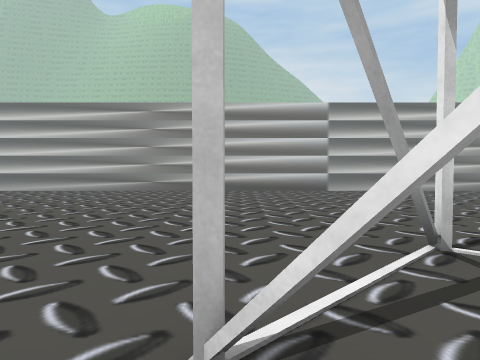
view 1 (above)

24 first-person views from a walk through a scene from a Unity 3-D project. The camera is 1.3 m above the floor, tilts 2° down and sees 70° across. The floor is counted in squares, 2 m on a side. Each view is taken from the middle of a square. On the plan, view 1 faces up. The plan holds only what a view shows up to about 10 squares ahead; the rest is blank. The place goes on beyond the plan. Some trees and plants on the terrain are drawn as simple stand-ins. Some surface patterns are stand-ins.

view 2
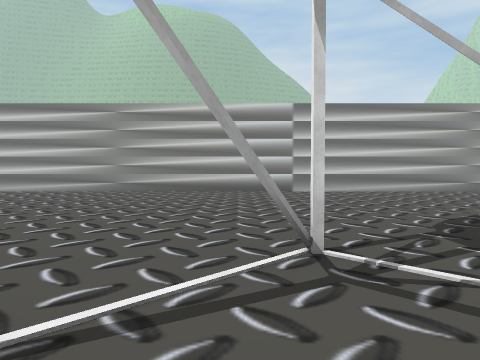

view 3
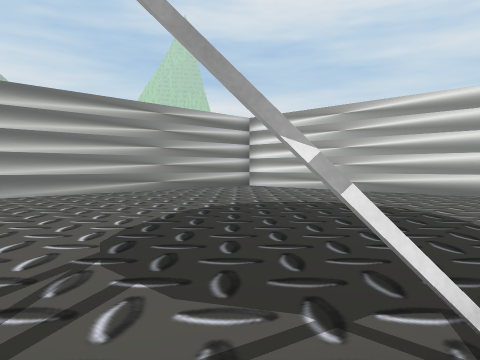

view 4
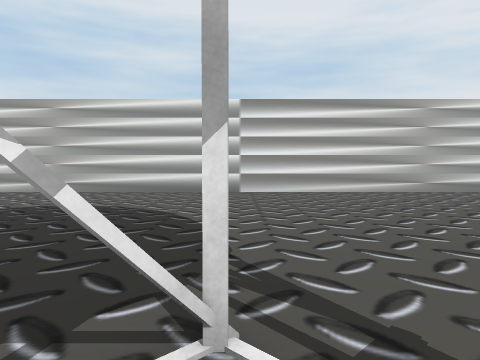

view 5
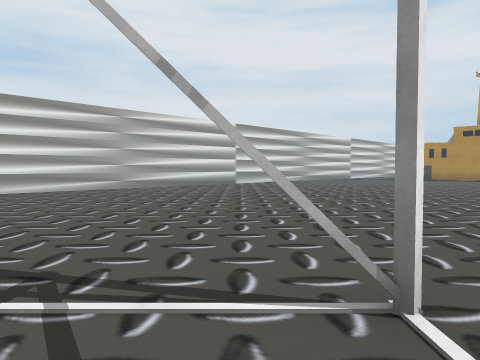

view 6
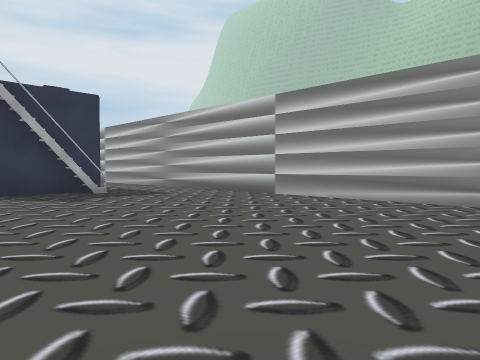

view 7
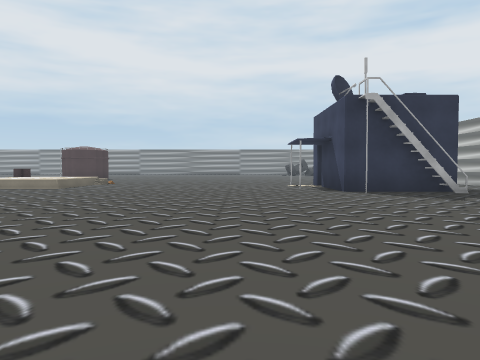

view 8
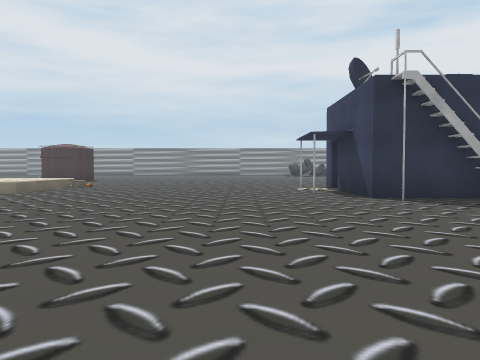

view 9
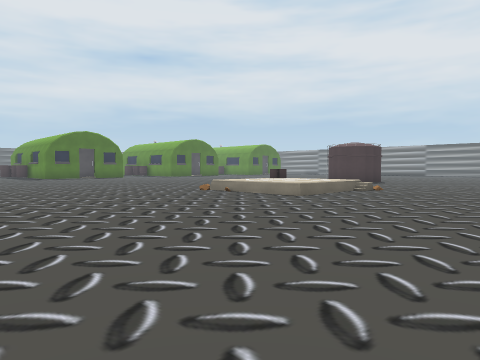

view 10
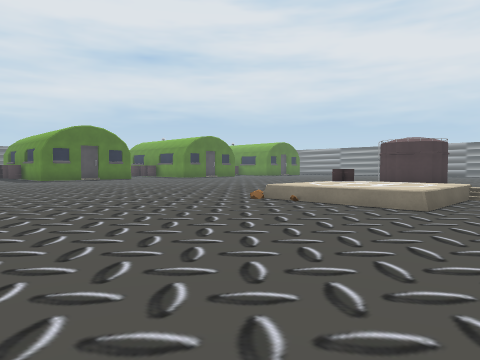

view 11
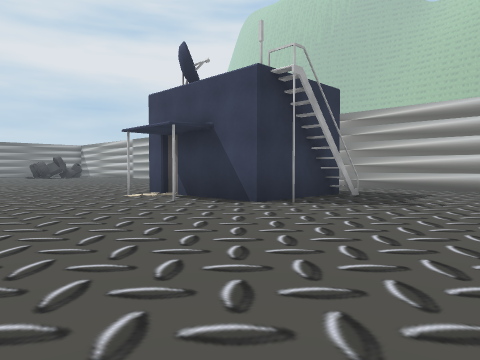

view 12
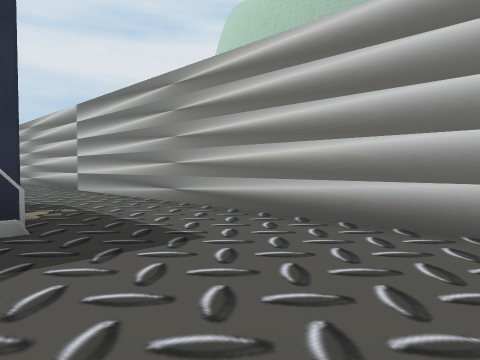

view 13
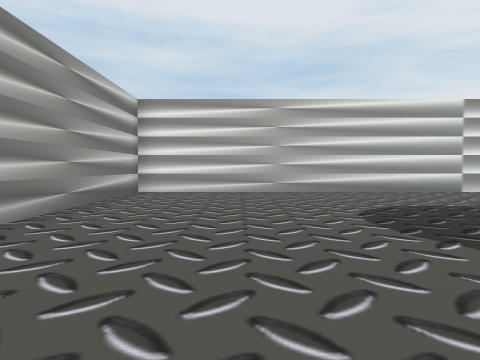

view 14
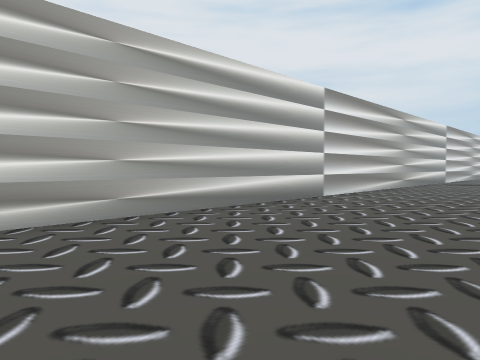

view 15
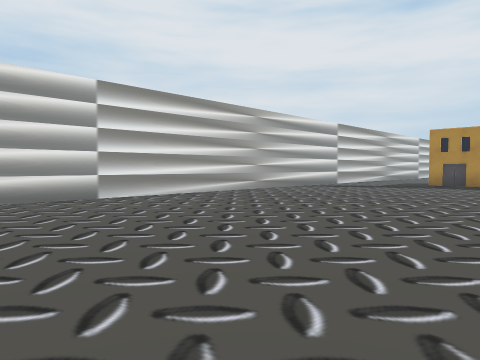

view 16
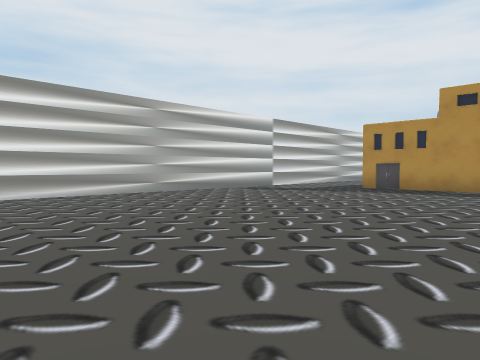

view 17
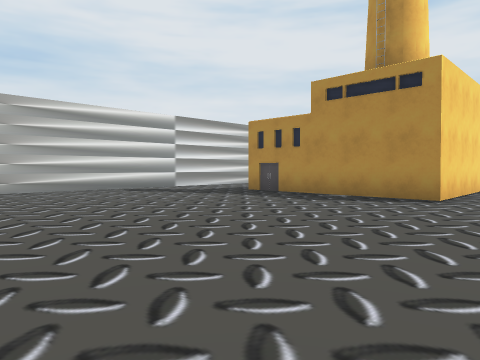

view 18
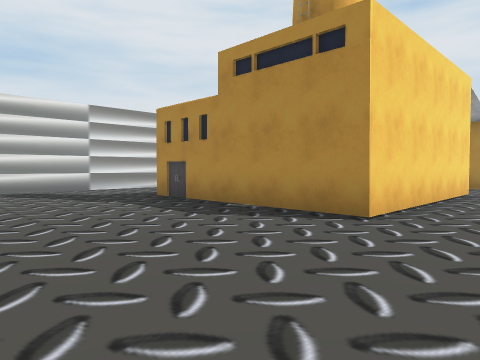

view 19
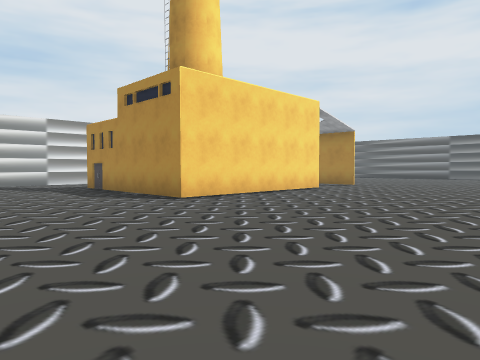

view 20
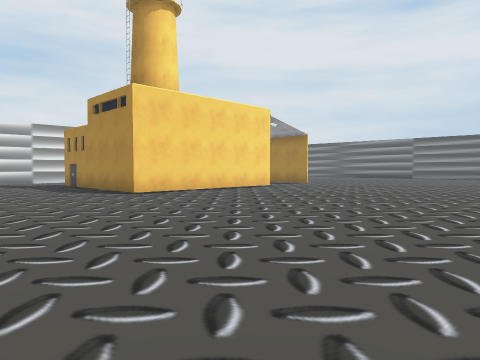

view 21
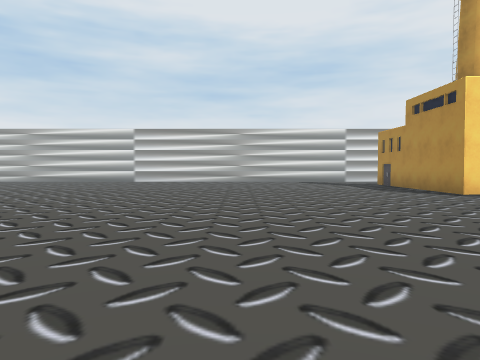

view 22
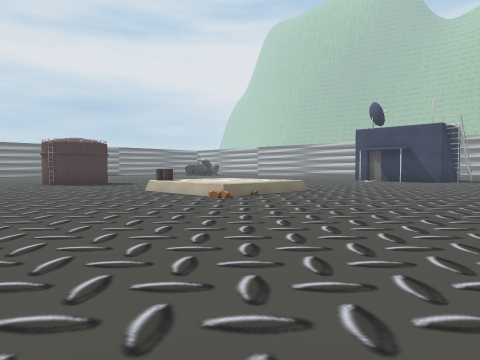

view 23
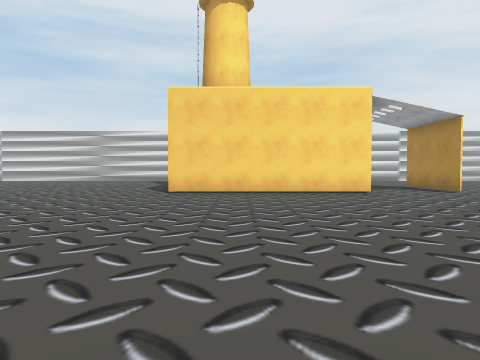

view 24
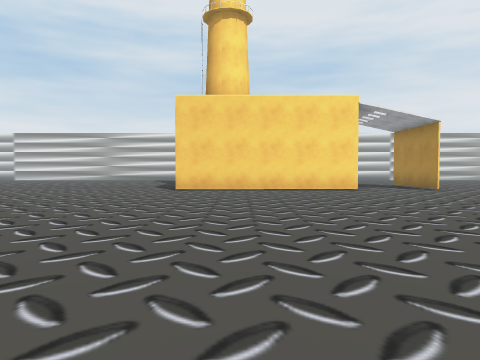

### Floor plan
Points are (right, up) in squares from view 1. A wall is a line through its corners. A room is listed if a view was taken in it or the views show most of it. See-through windows are left out.
Room 1 (views 1, 2, 3, 4, 5, 6, 7, 8, 9, 10, 11, 12, 13, 14, 15, 16, 17, 18, 19, 20, 21, 22, 23, 24)
walls: (0.4, 0.5) (-0.2, 1.1); (3.3, 1) (2.6, 1.7); (1.6, 2.7) (1, 2.1); (-14.2, 4.1) (-14.8, 4.1); (-14.8, 3.9) (-15.4, 3.9); (-10.8, 6.9) (-10.8, 5.7); (-11.4, 7) (-11.4, 3.9) (-14, 3.9); (2.9, -24.5) (2.9, -19.1) (7.9, -19.1); (11.2, -19) (11.2, 9.8) (-17.5, 9.8)
low walls: (-14.5, -7.9) (-15.9, -7.9); (-14.5, -4.7) (-12.6, -4.7)

Positions as (right, up) in squares from view 1, and headings:
1: (0, 0), facing up
2: (1, 0), facing up
3: (2, 1), facing up-right
4: (2, 1), facing right
5: (1, 1), facing down-right
6: (-2, 3), facing up-left
7: (-2, 1), facing left
8: (-4, 1), facing left
9: (-6, 0), facing down-left
10: (-7, -3), facing down-left
11: (-7, -1), facing up-left
12: (-7, 6), facing up-left
13: (2, 7), facing right
14: (7, -2), facing down-right
15: (4, -6), facing down-right
16: (3, -9), facing down-right
17: (1, -12), facing down-right
18: (1, -15), facing down-right
19: (-3, -15), facing down-right
20: (-5, -15), facing down-right
21: (-5, -14), facing right
22: (-7, -13), facing up-left
23: (-6, -21), facing right
24: (-7, -21), facing right
